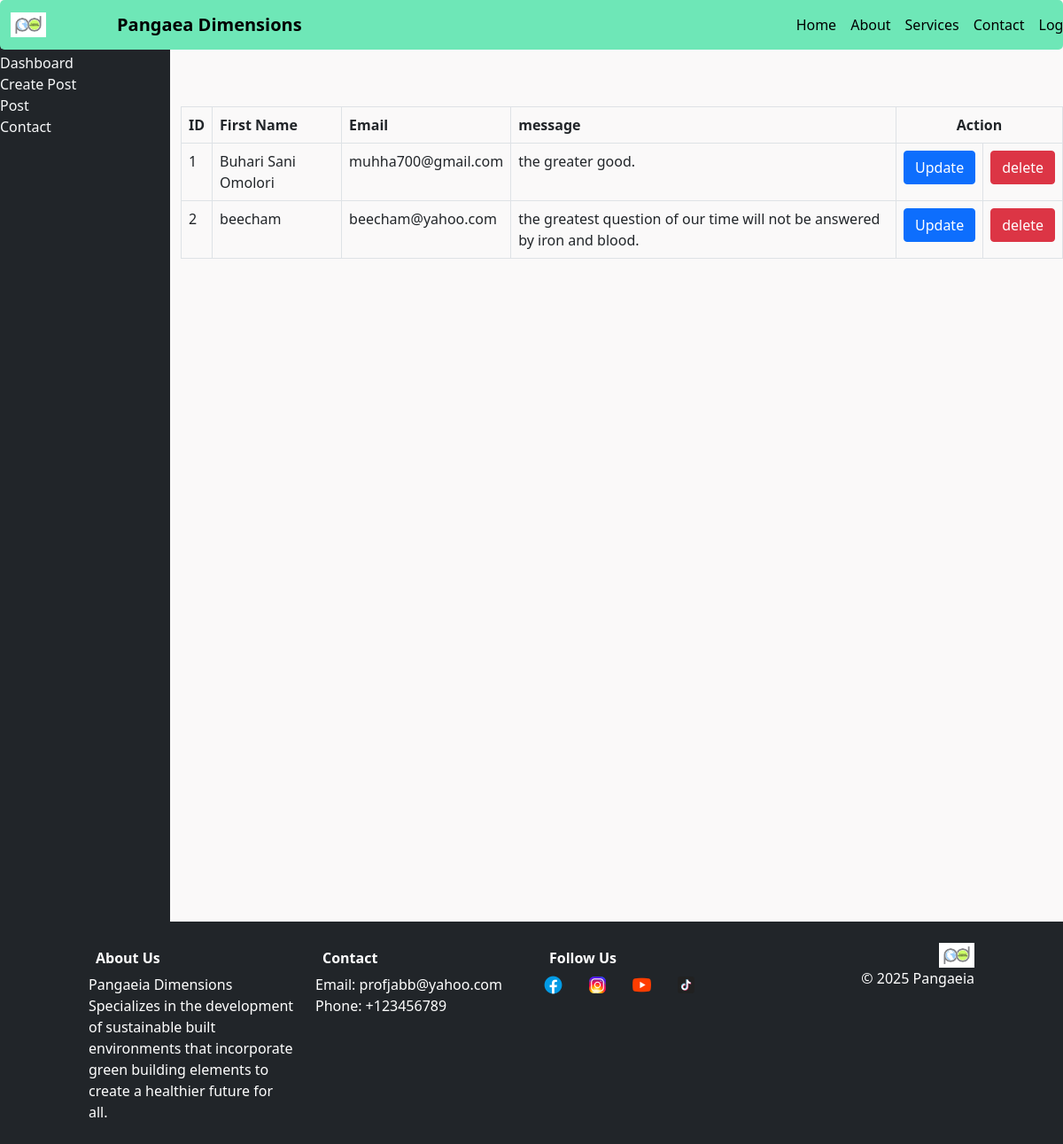
The app's page /admincontact/ with its own data.
### army/models.py (models this page shows, shortened)
class Form(models.Model):
    fullname=models.CharField(max_length=100)
    email=models.EmailField()
    phone_number=models.IntegerField()
    message=models.TextField()

### army/views.py (the view)
# urls.py: path('admincontact/',views.admincontact,name='admincontact')
def admincontact(request):
    contact=Form.objects.all()
    return render(request,'admincontact.html',{'contact':contact})

### army/templates/admincontact.html
{% extends 'admindashboard.html' %}
{% load static %}
{% block dashboard %}
    <table class="table table-bordered mt-10">
    <tr>
        <th>ID</th>
        <th>First Name</th>
        <th>Email</th>
        <th>message</th>
        <th colspan="2" class="text-center">Action</th>
    </tr>
    {% for i in contact %}
    <tr>
        <td>{{i.id}}</td>
        <td>{{ i.fullname }}</td>
        <td>{{ i.email }}</td>
        <td>{{ i.message|truncatechars:100 }}</td>
        <td><a href="{% url 'update' i.pk %}" class="btn btn-primary" >Update</a></td>
        <td><form action="{% url 'delete_post' i.pk %}" method="post" > {% csrf_token %}<button class="btn btn-danger">delete</button></form></td>
    </tr>
     {% endfor %}
</table>
{% endblock dashboard %}

### army/static/css/main.css (style rules this page uses)
body { font-family: Arial, sans-serif; margin: 0; padding: 0; background: #faf9f9; }
form { display: flex; flex-direction: column; gap: 1rem; }

### records on screen
Form: id "1", fullname "Buhari Sani Omolori", email "muhha700@gmail.com", message "the greater good."
Form: id "2", fullname "beecham", email "beecham@yahoo.com", message "the greatest question of our time will not be answered by iron and blood."
